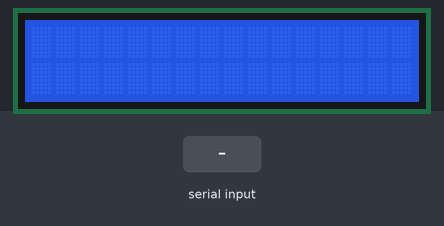
Recording of a program running on a simulated ATmega32, built with avr-gcc and emulated at 16 MHz. Parts: 16×2 character LCD. Wiring (inferred from the names in the program): character LCD (HD44780): RS PB1; R/W PB2; E PB3; data PA4, PA5, PA6, PA7. The test bench sets the inputs (shaded band). What the program prints to the serial monitor is not drawn.

Above: at 1.2 s.
1.3 s: "k" received over Serial
At 2.2 s:
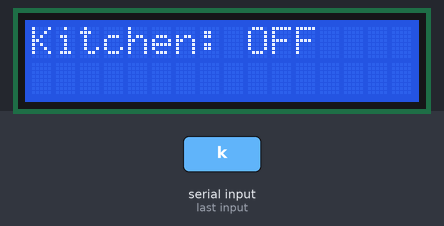
2.8 s: "K" received over Serial
At 3.1 s:
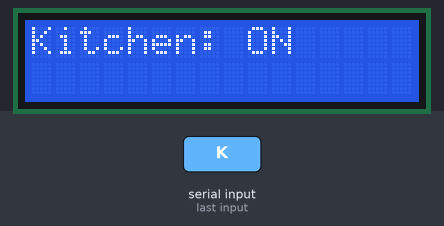
4.3 s: "l" received over Serial
At 5.2 s:
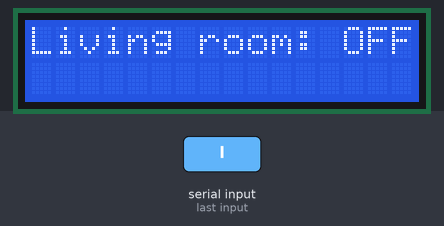
5.8 s: "L" received over Serial
At 7.3 s:
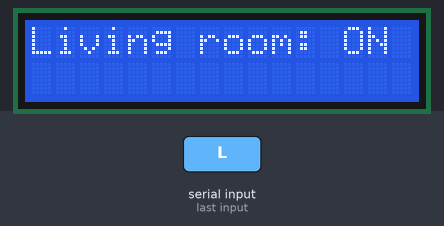
Timing chart, 0 to 8.3 s (numbered marks = the images above; inputs shaded):
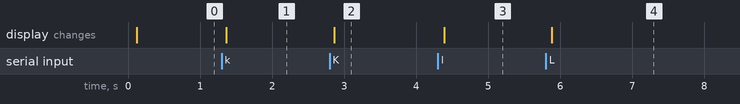

Measured:
- after the input at 1.3 s, the display: changes after 0.07 s (image 1)
- after the input at 2.8 s, the display: changes after 0.06 s (image 2)
- after the input at 4.3 s, the display: changes after 0.09 s (image 3)
- after the input at 5.8 s, the display: changes after 0.08 s (image 4)

The program:

main.c
```c
#include "CPU_CONFIG.h"


USART_config usart_config = {asynchronousNormalMode,
							 receivedInterrupt,
							 disabledInterrupt,
							 disabledInterrupt,
							 oneBit,
							 eightBits,
							 transmitRising,
							 disabledParity,
							 9600};


/*receivedByte is a variable to store the recieved
 data from the Bluetooth*/
volatile Uint8 receivedByte;


int main(void)
{

	BLE_Init(&usart_config);

	LCD_Init();

	SPI_init(master,disable);

	/*Inform the user of the control keys*/
	USART_Tx_msg("\t \t WELCOME TO SMART HOME \r\n \r\n \t To control the light send the corresponding character: \r\n #'K' to turn on the kitchen light \r\n #'L' to turn on the living room \r\n #'k' to turn off the kitchen light \r\n #'l' to turn off the living room light \r\n INPUT:");


	while(1){

	}
}

ISR(USART_RXC_vect){

		/*Wait for the bluetooth to receive any commands*/
		receivedByte = UDR;

		/*Send the command to the slave*/
		SPI_send_byte(receivedByte);

		/*Keep the user updated through updating the LCD &
		 the Serial terminal*/
		switch(receivedByte){
			case 'k':
				LCD_CLEAR();
				LCD_WRITE_STR("Kitchen: OFF");
				USART_Tx_msg("Kitchen: OFF");
				break;
			case 'K':
				LCD_CLEAR();
				LCD_WRITE_STR("Kitchen: ON");
				USART_Tx_msg("Kitchen: ON");
				break;
			case 'l':
				LCD_CLEAR();
				LCD_WRITE_STR("Living room: OFF");
				USART_Tx_msg("Living room: OFF");
				break;
			case 'L':
				LCD_CLEAR();
				LCD_WRITE_STR("Living room: ON");
				USART_Tx_msg("Living room: ON");
				break;
		}

}
```

BLE.c
```c
/*
 * BLE.c
 *
 * Created: 21-Feb-21 10:42:58 PM
 *  Author: Karim Amr Mobarak
 */


#include "BLE.h"


/*Initialize bluetooth peripheral*/
void BLE_Init(USART_config* usart_config){

	USART_Init(usart_config);
}

/*BLE_receiveChar returns the received byte from bluetooth*/
Uint8 BLE_receiveChar(void){
	return USART_receive_char();
}

/*BLE_sendChar sends data variable over bluetooth*/
void BLE_sendChar(Uint8 data){
	USART_send_char(data);
}

/*BLE_sendMsg sends the string msg over bluetooth*/
void BLE_sendMsg(ptr msg){
	USART_Tx_msg(msg);
}

/*BLE_receiveMsg points receiver to the string received*/
void BLE_receiveMsg(ptr receiver){
	USART_Rx_msg(receiver);
}
```

BLE.h
```c
/*
 * BLE.h
 *
 * Created: 21-Feb-21 10:42:40 PM
 *  Author: dell
 */


#ifndef BLE_H_
#define BLE_H_


#include "BLE_CONFIG.h"


#define TEST_COMMAND AT
#define RESET_COMMAND AT+RESET
#define GET_VERSION_COMMAND AT+VERSION?
#define RESTORE_DEFAULT_COMMAND AT+ORGL
#define GET_ADDRESS AT+ADDR?
#define SET_NAME(NEW_NAME) AT+NAME=<NEW_NAME>
#define GET_NAME AT+NAME?
#define GET_BLE_DEVICE_NAME(THE_NAME) AT+RNAME?<THE_NAME>
#define SET_MODE(MODE) AT+ROLE=<MODE>
#define	GET_MODE AT+ROLE?
#define SET_PIN(PW) AT+PSWD=<PW>
#define GET_PIN AT+PSWD?
#define SET_SERIAL_PARAM(BAUD,STOP_BIT,PARITY) AT+UART=<BAUD>,<STOP_BIT>,<PARITY>
#define GET_SERIAL_PARAM AT+UART?
#define GET_STATE AT+STATE?
#define CONNECT_DEVICE(DEV_ADD) AT+LINK=<DEV_ADD

void BLE_Init(USART_config* usart_config);
Uint8 BLE_receiveChar(void);
void BLE_sendChar(Uint8 data);
void BLE_sendMsg(ptr msg);
void BLE_receiveMsg(ptr receiver);


#endif /* BLE_H_ */
```

EEPROM.c
```c
/*
 * EEPROM.c
 *
 * Created: 08-Mar-21 4:18:02 PM
 *  Author: dell
 */

#include "EEPROM.h"

Uint8 readEEPROM(Address address){

	/*check whether there is already
	 writing operation in progress*/
	while(GET_BIT(EECR,EEWE));

	EEAR = address;

	//Read enable
	SET_BIT(EECR,EERE);

	return EEDR;

}

void writeEEPROM(Uint8 data, Address address){

	/*check whether there is already
	 writing operation in progress*/
	while(GET_BIT(EECR,EEWE));

	EEDR = data;
	EEAR = address;

	SET_BIT(EECR,EEMWE);
	SET_BIT(EECR, EEWE);
}

void clearEEPROM(Address address){
	while(GET_BIT(EECR,EEWE));
	EEDR = 0X00;
	EEAR = address;
	SET_BIT(EECR,EEMWE);
	SET_BIT(EECR, EEWE);
}
```

EEPROM.h
```c
/*
 * EEPROM.h
 *
 * Created: 08-Mar-21 4:17:51 PM
 *  Author: dell
 */


#ifndef EEPROM_H_
#define EEPROM_H_


#include "EEPROM_CONFIG.h"


typedef unsigned int Address;


Uint8 readEEPROM(Address address);
void writeEEPROM(Uint8 data, Address address);
void clearEEPROM(Address address);


#endif /* EEPROM_H_ */
```

SPI.c
```c
/*
 * SPI.c
 *
 * Created: 27-Feb-21 9:10:36 AM
 *  Author: dell
 */

#include "SPI.h"


void inline Master_pin_config();
void inline slave_pin_config();

void SPI_init(SPI_mode mode, SPI_interrupt_status int_status){
	switch (mode)
	{
		case master:
			master_pin_config();
			SET_BIT(SPCR,MSTR); // Select master mode
			pin_value(SPI_PORT,SS_PIN,LOW);
			break;
		case slave:
			slave_pin_config();
			break;

	}
	if (int_status == enable)
	{
		sei(); // enable global interrupt
		SET_BIT(SPCR,SPIE); //enable SPI interrupt
}
	SET_BIT(SPCR,SPE);
}

void inline master_pin_config(){
	pin_config(SPI_PORT,MOSI_PIN, DIO_OUTPUT);
	pin_config(SPI_PORT,MISO_PIN,DIO_INPUT);
	pin_config(SPI_PORT,SS_PIN,DIO_OUTPUT);
	pin_config(SPI_PORT,SCK_PIN,DIO_OUTPUT);
}

void inline slave_pin_config(){
	pin_config(SPI_PORT,MOSI_PIN, DIO_INPUT);
	pin_config(SPI_PORT,MISO_PIN,DIO_OUTPUT);
	pin_config(SPI_PORT,SS_PIN,DIO_INPUT);
	pin_config(SPI_PORT,SCK_PIN,DIO_INPUT);
}

void SPI_send_byte(Uint8 msg){
	SPDR = msg;
	while(GET_BIT(SPSR,SPIF) != 1);

}

Uint8 SPI_receive_byte(){

	while(GET_BIT(SPSR,SPIF) != 1);
	return SPDR;

}

void SPI_Send_String(string msg){
	//Uint8 dummy = 0xAA;
	while(*msg != '\0'){
		SPI_send_byte(*msg);
		_delay_ms(100);

		msg++;
	}
	SPI_send_byte('\0');
}

void SPI_receive_String(string received){
	ptr ptrstr = received;
	Uint8 current_character = SPI_receive_byte();
	while( current_character != '\0'){
		*ptrstr = current_character;
		ptrstr++;
		current_character = SPI_receive_byte();
	}
	*ptrstr = '\0';
}
```

SPI.h
```c
/*
 * SPI.h
 *
 * Created: 27-Feb-21 9:10:13 AM
 *  Author: dell
 */


#ifndef SPI_H_
#define SPI_H_

#include "SPI_CONFIG.h"


void SPI_init(SPI_mode mode, SPI_interrupt_status int_status);
Uint8 SPI_receive_byte(void);
void SPI_send_byte(Uint8 msg);

void SPI_receive_String(string received);
void SPI_Send_String(string msg);


#endif /* SPI_H_ */
```

USART.c
```c
/*
 * USART.c
 *
 * Created: 17-Feb-21 6:53:57 PM
 *  Author: dell
 */

#include "USART.h"


static Uint16 UBRR_value(Uint16 baudRate,OperatingMode operatingMode);

#define BAUD_RATE 9600
#define UBRR_VALUE  (fosc/(16UL*BAUD_RATE))-1

void USART_Init( USART_config* usart_config )
{
	Uint16 UBRR = UBRR_VALUE;

	/* Set baud rate */
	UBRRH = (unsigned char)(UBRR>>8);
	UBRRL = (unsigned char) UBRR;
	/* Enable receiver and transmitter */

	switch (usart_config -> operatingMode)
	{
		case asynchronousDoubleSpeedMode :
		SET_BIT(UCSRA,U2X);
		case asynchronousNormalMode:
		CLR_BIT(UCSRC,UMSEL);
		break;
		case synchronousMode:
		SET_BIT(UCSRC,UMSEL);
		break;
	}

		UCSRB = (1<<RXEN)|(1<<TXEN);


	switch (usart_config -> interrupt1Status)
	{
		case receivedInterrupt:
		SET_BIT(UCSRB,RXCIE);
		sei();
		break;
		case transmitttedInterrupt:
		sei();
		SET_BIT(UCSRB,TXCIE);
		break;
		case dataRegisterReadyInterrupt:
		sei();
		SET_BIT(UCSRB,UDRIE);
		break;
	}

	switch (usart_config -> interrupt2Status)
	{
		case receivedInterrupt:
		SET_BIT(UCSRB,RXCIE);
		sei();
		break;
		case transmitttedInterrupt:
		SET_BIT(UCSRB,TXCIE);
		sei();
		break;
		case dataRegisterReadyInterrupt:
		SET_BIT(UCSRB,UDRIE);
		sei();
		break;
	}

	switch (usart_config -> interrupt3Status)
	{
		case receivedInterrupt:
		sei();
		SET_BIT(UCSRB,RXCIE);
		break;
		case transmitttedInterrupt:
		sei();
		SET_BIT(UCSRB,TXCIE);
		break;
		case dataRegisterReadyInterrupt:
		sei();
		SET_BIT(UCSRB,UDRIE);
		break;
	}

	switch (usart_config->dataBitNum)
	{
		case fiveBits:
		break;
		case sixBits:
		UCSRC |= (1<<URSEL) | (1<<UCSZ0);
		break;
		case sevenBits:
		UCSRC |= (1<<URSEL) | (1<<UCSZ1);
		break;
		case eightBits:
		UCSRC |= (1<<URSEL) | (1<<UCSZ1) | (1<<UCSZ0);
		break;
		case nineBits:
		UCSRC |= (1<<URSEL) | (1<<UCSZ1) | (1<<UCSZ0);
		SET_BIT(UCSRB,UCSZ2);
		break;
	}

	if(usart_config -> stopBitNum == twoBits){
		UCSRC |= (1<<URSEL) | (1<<USBS);
	}

	switch(usart_config -> parityMode){
		case disabledParity:
		break;
		case evenParityEnabled:
		UCSRC |= (1<<URSEL) | (1<<UPM1);
		break;
		case oddParityEnabled:
		UCSRC |= (1<<URSEL) | (1<<UPM1) | (1<<UPM0);
		break;
	}

	switch (usart_config -> polarity)
	{
		case transmitRising:
		break;
		case transmitFalling:
		UCSRC |= (1<<URSEL) | (1<<UCPOL);
		break;
	}


}


void USART_send_char(Uint8 data){
	while(!(UCSRA & (1<<UDRE)));
	UDR=data;
	while(!(UCSRA & (1<<TXC)));
}

void USART_Tx_msg(ptr msg){

	while(*msg != '\0'){
		USART_send_char(*msg);
		msg++;
	}
	USART_send_char('\0');
}

Uint8 USART_receive_char(void){
	while (!(UCSRA & (1<<RXC)));
	return UDR;
}

void USART_Rx_msg(ptr Msg){
	//char i = 0;
	Msg = buffer;
	*Msg = USART_receive_char();
	while(*Msg != '#'){
		Msg++;
		*Msg = USART_receive_char();
	}
	*Msg = '\0';
	Msg=buffer;
	USART_send_char(*Msg);

}

inline Uint16 UBRR_value(Uint16 baudRate, OperatingMode operatingMode){
	switch(operatingMode){
		case asynchronousNormalMode:
		return ((fosc/(16*baudRate)) -1);
		case asynchronousDoubleSpeedMode:
		return ((fosc/( 8*baudRate)) -1);
		case synchronousMode:
		return ((fosc/( 2*baudRate)) -1);
		default:
		return 0;
	}
}
```

USART.h
```c
/*
 * USART.h
 *
 * Created: 17-Feb-21 6:53:14 PM
 *  Author: dell
 */


#ifndef USART_H_
#define USART_H_

#include "USART_CONFIG.h"

#define fosc 16000000UL

/*buffer variable to store the incoming bytes*/
unsigned char buffer[20];


typedef enum {
	disabledInterrupt,
	receivedInterrupt,
	transmitttedInterrupt,
	dataRegisterReadyInterrupt
	}InterruptStatus;

typedef enum{
	asynchronousNormalMode,
	asynchronousDoubleSpeedMode,
	synchronousMode
	}OperatingMode;

typedef enum{
	disabledParity,
	evenParityEnabled = 0b10,
	oddParityEnabled,
	}ParityMode;

typedef enum{
	oneBit,
	twoBits
	}StopBitNumber;

typedef enum{
	fiveBits,
	sixBits,
	sevenBits,
	eightBits,
	nineBits
	}DataBits;

typedef enum{
	transmitRising,
	transmitFalling
}ClockPolarity;


typedef struct
{
	OperatingMode   operatingMode;

	/*As there are 3 possible interrupts,
	they can be configured by the 3 variables
	 interruptXStatus*/
	InterruptStatus interrupt1Status;
	InterruptStatus interrupt2Status;
	InterruptStatus interrupt3Status;

	StopBitNumber   stopBitNum;
	DataBits	    dataBitNum;
	ClockPolarity   polarity;
	ParityMode      parityMode;
	Uint16          baudRate;

}USART_config;

void USART_Init( USART_config* usart_config );
void USART_send_char(Uint8 data);
Uint8 USART_receive_char(void);
void USART_Tx_msg(string msg);
void USART_Rx_msg(string msg);

#endif /* USART_H_ */
```

BLE_CONFIG.h
```c
/*
 * BLE_CONFIG.h
 *
 * Created: 22-Feb-21 12:23:26 AM
 *  Author: dell
 */


#ifndef BLE_CONFIG_H_
#define BLE_CONFIG_H_

#include "USART.h"


#endif /* BLE_CONFIG_H_ */
```

CPU_CONFIG.h
```c
/*
 * CPU_CONFIG.h
 *
 * Created: 17-Feb-21 11:24:01 AM
 *  Author: dell
 */


#ifndef CPU_CONFIG_H_
#define CPU_CONFIG_H_


#define F_CPU 16000000UL
#include "BitMath.h"
#include "STD_TYPES.h"
#include "DIO.h"
/*
#include "USART.h"
*/
#include "BLE.h"
#include "LCD.h"
#include "SPI.h"
#include <util/delay.h>
#include <avr/io.h>
#include <avr/interrupt.h>
#include "EEPROM.h"


#endif /* CPU_CONFIG_H_ */
```

EEPROM_CONFIG.h
```c
/*
 * EEPROM_CONFIG.h
 *
 * Created: 08-Mar-21 4:30:20 PM
 *  Author: dell
 */


#ifndef EEPROM_CONFIG_H_
#define EEPROM_CONFIG_H_


#include "CPU_CONFIG.h"

#define EEARL *((volatile Uint8*)0x3E)
#define EEARH *((volatile Uint8*)0x3F)
#define EEAR  *((volatile Uint16*)0x3F)
#define EEDR  *((volatile Uint8*)0x3D)
#define EECR  *((volatile Uint8*)0x3C)


#endif /* EEPROM_CONFIG_H_ */
```

LCD_CONFIG.h
```c
/*
 * LCD_CONFIG.h
 *
 * Created: 1/22/2021 7:00:34 PM
 *  Author: karim
 */


#ifndef LCD_CONFIG_H_
#define LCD_CONFIG_H_

/*
What should i do here !
1- Macros needed
2- Renaming of ports needed
3- Renaming of pins needed
4- States
*/
#include "CPU_CONFIG.h"

/*LCD Mode will be used*/
#define LCD_MODE      4
/*Command Port*/
#define LCD_CMD_PORT  DIO_PORTB
/*Data Port*/
#define LCD_DTA_PORT  DIO_PORTA
/*Control Pins*/
#define LCD_RS        DIO_PIN1
#define LCD_RW        DIO_PIN2
#define LCD_EN        DIO_PIN3
/*Data Pins*/
#define LCD_D4        DIO_PIN4
#define LCD_D5        DIO_PIN5
#define LCD_D6        DIO_PIN6
#define LCD_D7        DIO_PIN7
/*State*/
#define LCD_OUTPUT    DIO_OUTPUT
#define LCD_LOW       LOW
#define LCD_HIGH      HIGH

#endif /* LCD_CONFIG_H_ */
```

SPI_CONFIG.h
```c
/*
 * SPI_CONFIG.h
 *
 * Created: 27-Feb-21 9:49:07 AM
 *  Author: karim
 */


#ifndef SPI_CONFIG_H_
#define SPI_CONFIG_H_

#include "CPU_CONFIG.h"

#define SPCR *((volatile Uint8*)0x2D)
#define SPSR *((volatile Uint8*)0X2E)
#define SPDR *((volatile Uint8*)0x2F)

#define SPI_PORT DIO_PORTB

#define MISO_PIN DIO_PIN6
#define MOSI_PIN DIO_PIN5
#define SCK_PIN  DIO_PIN7
#define SS_PIN   DIO_PIN4

typedef enum{
	slave,
	master
	} SPI_mode;

typedef enum{
	disable,
	enable
	}SPI_interrupt_status;


#endif /* SPI_CONFIG_H_ */
```

USART_CONFIG.h
```c
/*
 * USART_CONFIG.h
 *
 * Created: 17-Feb-21 6:53:35 PM
 *  Author: dell
 */


#ifndef USART_CONFIG_H_
#define USART_CONFIG_H_

#include "STD_TYPES.h"
#include "BitMath.h"
#include <avr/io.h>
#include <avr/interrupt.h>


#define UDR   *( (volatile Uint8*) 0x2C)
#define UCSRA *( (volatile Uint8*) 0x2B)
#define UCSRB *( (volatile Uint8*) 0x2A)
#define UBRRL *( (volatile Uint8*) 0x29)


#endif /* SERIAL_CONFIG_H_ */
```

LCD.c
```c
/*
* LCD.c
*
* Created: 1/22/2021 7:00:54 PM
*  Author: karim
*/

/*
1- Macros
2- Implementation of functions
*/


#include "LCD.h"

void LCD_Init(void)/*Initialize LCD*/
{
	/*Define direction for command pins*/
	pin_config(LCD_CMD_PORT, LCD_RS, DIO_OUTPUT);
	pin_config(LCD_CMD_PORT, LCD_RW, DIO_OUTPUT);
	pin_config(LCD_CMD_PORT, LCD_EN, DIO_OUTPUT);
	/*Define direction for data pins*/
	pin_config(LCD_DTA_PORT, LCD_D4, DIO_OUTPUT);
	pin_config(LCD_DTA_PORT, LCD_D5, DIO_OUTPUT);
	pin_config(LCD_DTA_PORT, LCD_D6, DIO_OUTPUT);
	pin_config(LCD_DTA_PORT, LCD_D7, DIO_OUTPUT);
	/*LCD controller is slower than MC speed*/
	_delay_ms(100);
	LCD_WRITE_CMD(0x02);
	LCD_WRITE_CMD(0x33);
	LCD_WRITE_CMD(0x32);
	LCD_WRITE_CMD(0x28);
	LCD_WRITE_CMD(0x0C);
	LCD_WRITE_CMD(0x01);
	LCD_WRITE_CMD(0x06);
}
void LCD_WRITE_CMD(Uint8 cmd)/*Write command inside control register*/
{
	/*RS is logic(0) to write inside control register*/
	pin_value(LCD_CMD_PORT, LCD_RS, LOW);
	/*RW is logic(0) to write on LCD*/
	pin_value(LCD_CMD_PORT, LCD_RW, LOW);
	/*To be sure of enable state before start operation*/
	pin_value(LCD_CMD_PORT, LCD_EN, LOW);
	/*Send high nibble of command*/
	PORTA = (cmd & 0xF0) | (PORTA & 0x0F);
	pin_value(LCD_CMD_PORT, LCD_EN, HIGH);
	_delay_ms(1);
	pin_value(LCD_CMD_PORT, LCD_EN, LOW);
	/*send low nibble of command*/
	PORTA = (cmd << 4) | (PORTA & 0x0F);
	pin_value(LCD_CMD_PORT, LCD_EN, HIGH);
	_delay_ms(1);
	pin_value(LCD_CMD_PORT, LCD_EN, LOW);
	/*Delay for 2 millisecond*/
	_delay_ms(2);
}
void LCD_WRITE_DTA(Uint8 dta)/*write data inside data register*/
{
	/*RS is logic(0) to write inside data register*/
	pin_value(LCD_CMD_PORT, LCD_RS, HIGH);
	/*RW is logic(0) to write on LCD*/
	pin_value(LCD_CMD_PORT, LCD_RW, LOW);
	/*To be sure of enable state before start operation*/
	pin_value(LCD_CMD_PORT, LCD_EN, LOW);
	/*Send high nibble of command*/
	PORTA = (dta & 0xF0) | (PORTA & 0x0F);
	pin_value(LCD_CMD_PORT, LCD_EN, HIGH);
	_delay_ms(1);
	pin_value(LCD_CMD_PORT, LCD_EN, LOW);
	/*send low nibble of command*/
	PORTA = (dta << 4) | (PORTA & 0x0F);
	pin_value(LCD_CMD_PORT, LCD_EN, HIGH);
	_delay_ms(1);
	pin_value(LCD_CMD_PORT, LCD_EN, LOW);
	/*Delay for 2 millisecond*/
	_delay_ms(2);
}
void LCD_WRITE_STR(ptr str)/*write string on screen*/
{
	ptr pointer = str;
	while(*pointer != '\0')
	{
		LCD_WRITE_DTA(*pointer);
		pointer++;
	}
}
void LCD_WRITE_NBR(Uint32 numbr)
{
	Uint8 num[10];
	ltoa(numbr, (Uint8*)num, 10);
	LCD_WRITE_STR(num);
}
void LCD_CLEAR(void)/*Clear data display on screen*/
{
	LCD_WRITE_CMD(0x01);
}
```

LCD.h
```c
/*
 * LCD.h
 *
 * Created: 1/22/2021 7:00:44 PM
 *  Author: karim
 */


#ifndef LCD_H_
#define LCD_H_

/*
What should i write here!
1- Macros
2- User defined data types (Structure - Union - Enumeration)
3- Global variables (if Exist)
4- Functions prototypes
*/

#include "LCD_CONFIG.h"

void LCD_Init(void);/*Initialize LCD*/
void LCD_WRITE_CMD(Uint8 cmd);/*Write command inside control register*/
void LCD_WRITE_DTA(Uint8 dta);/*write data inside data register*/
void LCD_WRITE_STR(Uint8* str);/*write string on screen*/
void LCD_WRITE_NBR(Uint32 numbr);
void LCD_CLEAR(void);/*Clear data display on screen*/

#endif /* LCD_H_ */
```

BitMath.h
```c
/*
 * BitMath.h
 *
 * Created: 17-Feb-21 10:48:01 AM
 *  Author: dell
 */


#ifndef BITMATH_H_
#define BITMATH_H_

/* Set bit in register */
#define SET_BIT(REG,BIT) (REG |= (1<<BIT))

/* Clear bit in register */
#define CLR_BIT(REG,BIT) (REG &=~ (1<<BIT))


/* Toggle bit in register */
#define TGL_BIT(REG,BIT) (REG ^= (1<<BIT))


/* Get bit in register */
#define GET_BIT(REG,BIT) ((REG >> BIT) &1)


#endif /* BITMATH_H_ */
```

DIO.c
```c
/*
 * DIO.c
 *
 * Created: 17-Feb-21 10:40:41 AM
 *  Author: Karim
 */

#include "DIO.h"


void pin_config (Uint8 port, Uint8 pin, Uint8 direction){
	switch (direction)
	{
		case DIO_INPUT:
		switch (port)
		{
			case DIO_PORTA:
			CLR_BIT(DDRA,pin);
			break;
			case DIO_PORTB:
			CLR_BIT(DDRB,pin);
			break;
			case DIO_PORTC:
			CLR_BIT(DDRC,pin);
			break;
			case DIO_PORTD:
			CLR_BIT(DDRD,pin);
			break;
		}
		break;
		case DIO_OUTPUT:
		switch (port)
		{
			case DIO_PORTA:
			SET_BIT(DDRA,pin);
			break;
			case DIO_PORTB:
			SET_BIT(DDRB,pin);
			break;
			case DIO_PORTC:
			SET_BIT(DDRC,pin);
			break;
			case DIO_PORTD:
			SET_BIT(DDRD,pin);
			break;
		}
		break;
	}
}


void pin_value(Uint8 port, Uint8 pin, state value){
	switch (value)
	{
		case LOW:
		switch(port)
		{
			case DIO_PORTA:
			CLR_BIT(PORTA, pin);
			break;
			case DIO_PORTB:
			CLR_BIT(PORTB, pin);
			break;
			case DIO_PORTC:
			CLR_BIT(PORTC, pin);
			break;
			case DIO_PORTD:
			CLR_BIT(PORTD, pin);
			break;
		}
		break;
		case HIGH:
		switch(port)
		{
			case DIO_PORTA:
			SET_BIT(PORTA, pin);
			break;
			case DIO_PORTB:
			SET_BIT(PORTB, pin);
			break;
			case DIO_PORTC:
			SET_BIT(PORTC, pin);
			break;
			case DIO_PORTD:
			SET_BIT(PORTD, pin);
			break;
		}
		break;
	}
}

Uint8 pin_read(Uint8 port, Uint8 pin){
	Uint8 reading = 0;
	switch (port)
	{
		case DIO_PORTA:
		reading = GET_BIT(PINA,pin);
		break;
		case DIO_PORTB:
		reading = GET_BIT(PINB,pin);
		break;
		case DIO_PORTC:
		reading = GET_BIT(PINC,pin);
		break;
		case DIO_PORTD:
		reading = GET_BIT(PIND,pin);
		break;
	}
	return reading;
}
```

Source omitted: DIO.h (300 bytes), DIO_CONFIG.h (1000 bytes), STD_TYPES.h (469 bytes)
